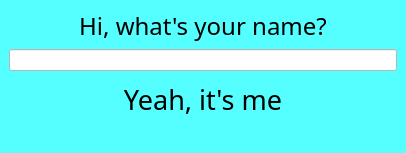
<?xml version="1.0" encoding="UTF-8"?>
<ui version="4.0">
 <class>MainWindow</class>
 <widget class="QMainWindow" name="MainWindow">
  <property name="geometry">
   <rect>
    <x>0</x>
    <y>0</y>
    <width>406</width>
    <height>144</height>
   </rect>
  </property>
  <property name="windowTitle">
   <string>Who are you?</string>
  </property>
  <property name="styleSheet">
   <string notr="true">background-color: rgb(85, 255, 255);</string>
  </property>
  <widget class="QWidget" name="centralwidget">
   <layout class="QGridLayout" name="gridLayout">
    <item row="1" column="0">
     <widget class="QLineEdit" name="lineEdit">
      <property name="styleSheet">
       <string notr="true">background-color: rgb(255, 255, 255);</string>
      </property>
     </widget>
    </item>
    <item row="0" column="0">
     <widget class="QLabel" name="label">
      <property name="font">
       <font>
        <family>HERMAN</family>
       </font>
      </property>
      <property name="text">
       <string>&lt;html&gt;&lt;head/&gt;&lt;body&gt;&lt;p align=&quot;center&quot;&gt;&lt;span style=&quot; font-size:18pt;&quot;&gt;Hi, what's your name?&lt;/span&gt;&lt;/p&gt;&lt;/body&gt;&lt;/html&gt;</string>
      </property>
     </widget>
    </item>
    <item row="2" column="0">
     <widget class="QPushButton" name="pushButton">
      <property name="font">
       <font>
        <family>Haettenschweiler</family>
        <pointsize>20</pointsize>
       </font>
      </property>
      <property name="text">
       <string>Yeah, it's me</string>
      </property>
      <property name="flat">
       <bool>true</bool>
      </property>
     </widget>
    </item>
   </layout>
  </widget>
  <widget class="QStatusBar" name="statusbar"/>
 </widget>
 <resources/>
 <connections/>
</ui>
